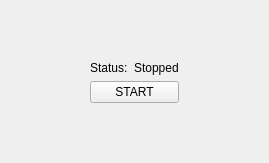
<?xml version="1.0" encoding="UTF-8"?>
<ui version="4.0">
 <class>ServerWindow</class>
 <widget class="QWidget" name="ServerWindow">
  <property name="geometry">
   <rect>
    <x>0</x>
    <y>0</y>
    <width>269</width>
    <height>163</height>
   </rect>
  </property>
  <property name="windowTitle">
   <string>ServerWindow</string>
  </property>
  <layout class="QGridLayout" name="gridLayout">
   <item row="1" column="1">
    <layout class="QVBoxLayout" name="verticalLayout">
     <item>
      <layout class="QHBoxLayout" name="horizontalLayout">
       <item>
        <widget class="QLabel" name="label">
         <property name="text">
          <string>Status:</string>
         </property>
        </widget>
       </item>
       <item>
        <widget class="QLabel" name="label_status">
         <property name="text">
          <string>Stopped</string>
         </property>
        </widget>
       </item>
      </layout>
     </item>
     <item>
      <widget class="QPushButton" name="pushButton_startStop">
       <property name="text">
        <string>START</string>
       </property>
      </widget>
     </item>
    </layout>
   </item>
   <item row="0" column="1">
    <spacer name="verticalSpacer">
     <property name="orientation">
      <enum>Qt::Vertical</enum>
     </property>
     <property name="sizeHint" stdset="0">
      <size>
       <width>20</width>
       <height>40</height>
      </size>
     </property>
    </spacer>
   </item>
   <item row="2" column="1">
    <spacer name="verticalSpacer_2">
     <property name="orientation">
      <enum>Qt::Vertical</enum>
     </property>
     <property name="sizeHint" stdset="0">
      <size>
       <width>20</width>
       <height>40</height>
      </size>
     </property>
    </spacer>
   </item>
   <item row="1" column="0">
    <spacer name="horizontalSpacer">
     <property name="orientation">
      <enum>Qt::Horizontal</enum>
     </property>
     <property name="sizeHint" stdset="0">
      <size>
       <width>40</width>
       <height>20</height>
      </size>
     </property>
    </spacer>
   </item>
   <item row="1" column="2">
    <spacer name="horizontalSpacer_2">
     <property name="orientation">
      <enum>Qt::Horizontal</enum>
     </property>
     <property name="sizeHint" stdset="0">
      <size>
       <width>40</width>
       <height>20</height>
      </size>
     </property>
    </spacer>
   </item>
  </layout>
 </widget>
 <layoutdefault spacing="6" margin="11"/>
 <resources/>
 <connections/>
</ui>
